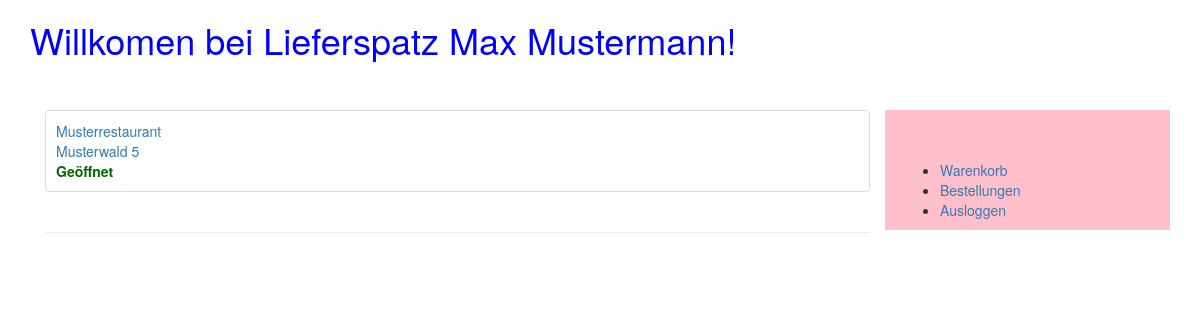
/customer (signed in), run on the app's committed database.
### tables this page shows
CREATE TABLE 'kunde'('username' TEXT PRIMARY KEY , 'password' TEXT,'vorname' TEXT, 'nachname' TEXT,'adresse' TEXT, 'postleitzahl' INTEGER);

CREATE TABLE 'restaurant'('username' TEXT PRIMARY KEY , 'password' TEXT, 'name' TEXT, 'adresse' TEXT);

### app.py (the view)
@app.route("/customer")
def customer():
    if(not 'customer_username' in session):
        return redirect('/customer/login')
    username = session['customer_username']
    customer = zugreifer.getDetailsForCustomer(username)
    time = datetime.now().strftime("%H:%M:%S")
    day = datetime.now().strftime("%A")
    if day == 'Monday':
        day = 'Montag'
    elif day == 'Tuesday':
        day = 'Dienstag'
    elif day == 'Wednesday':
        day = 'Mittwoch'
    elif day == 'Thursday':
        day = 'Donnerstag'
    elif day == 'Friday':
        day = 'Freitag'
    elif day == 'Saturday':
        day = 'Samstag'
    else:
        day = 'Sonntag'
    print(time)
    print(str(time))
    restaurants = zugreifer.getListOfRestaurantsForCustomer(customer.plz, day, time)
    return render_template('customer.html', customer=customer, restaurants = restaurants);

### zugreifer.py (called while the page is built)
def getDetailsForCustomer(username):
    con = sqlite3.connect("Database.db")
    cur = con.cursor()
    result = cur.execute("SELECT vorname, nachname, adresse, postleitzahl FROM kunde where username='" + username + "'")
    customer1 = None
    for x in result:
        customer1 = customer(None, None, x[0], x[1], x[2], x[3])
    cur.close()
    con.close()
    return customer1;

def getListOfRestaurantsForCustomer(postcode, today, now):
    con = sqlite3.connect("Database.db")
    cur = con.cursor()
    restaurants = list()
    result = cur.execute("select r.username, r.name, r.adresse from restaurant r join openingTimes o on r.username = o.restaurant_username join postcodes p on r.username = p.restaurant_username where p.postcode=" +  str(postcode) + " and day = '" + today + "' and o.fromTime <'" + str(now) + "' and o.toTime >='" +  str(now) +"'")
    for x in result:
        restaurants.append(restaurant(x[0], None, x[1], None, x[2], None))
    cur.close()
    con.commit()
    con.close()
    return restaurants

### templates/customer.html (shortened to what this page needs)
<!DOCTYPE html>
<html>
    <head>
        <link rel="stylesheet" href="https://maxcdn.bootstrapcdn.com/bootstrap/3.4.1/css/bootstrap.min.css">
    </head>
    <body>
        <div class="container">
            <h1 style="color:blue;">Willkomen bei Lieferspatz {{customer.vorname}} {{customer.nachname}}!</h1>
            <br><br>
                <div class="col-sm-9">
                    <ul class="list-group">
                        {% for restaurant in restaurants %}
                        <a href="/customer/speisekarte/{{restaurant.username}}">
                            <li class="list-group-item" style="list-style-type: none;"">
                                    <div class="row" style="padding: 0 10px;">
                                        {{ restaurant.name }}
                                    </div>
                                    <div class="row" style="padding: 0 10px; ">
                                        {{ restaurant.adresse }}
                                    </div>
                                    <div class="row" style="color:darkgreen; padding: 0 10px;">
                                        <b>Geöffnet</b>
                                    </div>
                            </li>
                        </a>
                        <br>
                        <hr>
                        <br>
                        {% endfor %}
                    </ul>
                </div>
                <div class="col-sm-3" style="background-color:pink; padding-top: 50px;">
                    <ul role="menu" aria-labelledby="menu1">
                        <li><a role="menuitem" tabindex="-1" href="/customer/basket">Warenkorb</a></li>
                        <li><a role="menuitem" tabindex="-1" href="/customer/bestellungen">Bestellungen</a></li>
                        <li><a role="menuitem" tabindex="-1" href="/customer/logout">Ausloggen</a></li>
                    </ul>
                </div>
        </div>
        </body>
    </html>

### data on the page
kunde: vorname "Max", nachname "Mustermann"
restaurant: name "Musterrestaurant", adresse "Musterwald 5"
